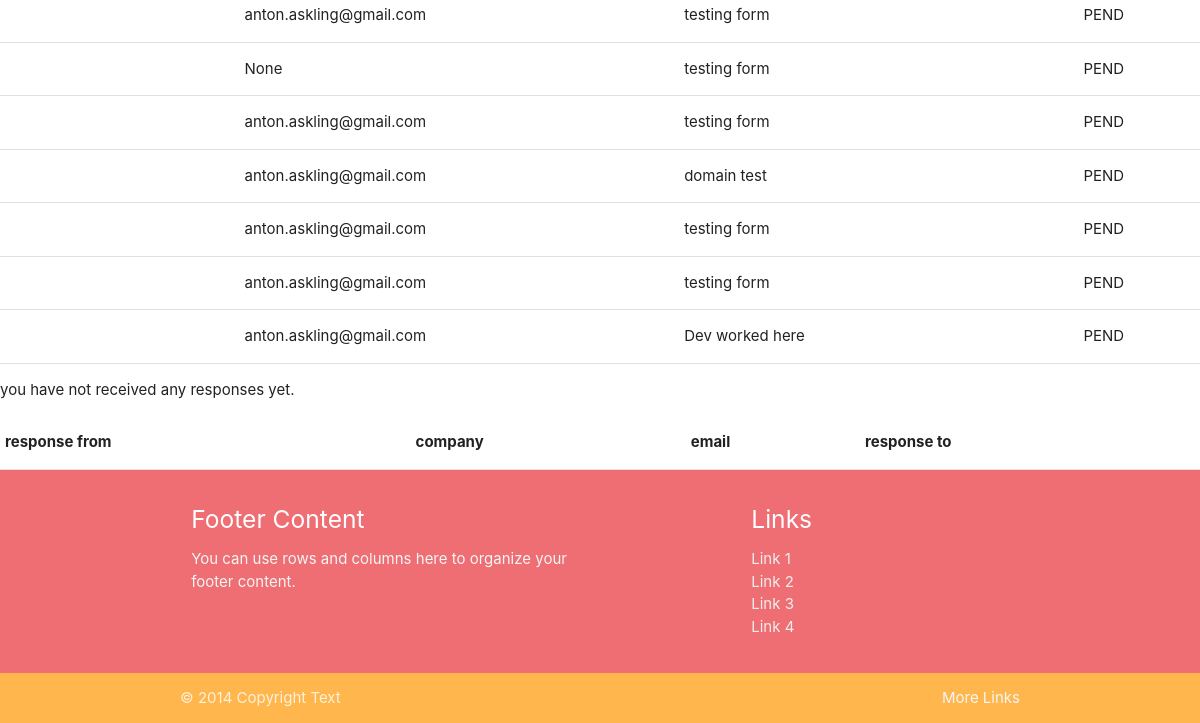
Before: /profile/ (signed in, lower part) with the older database file.
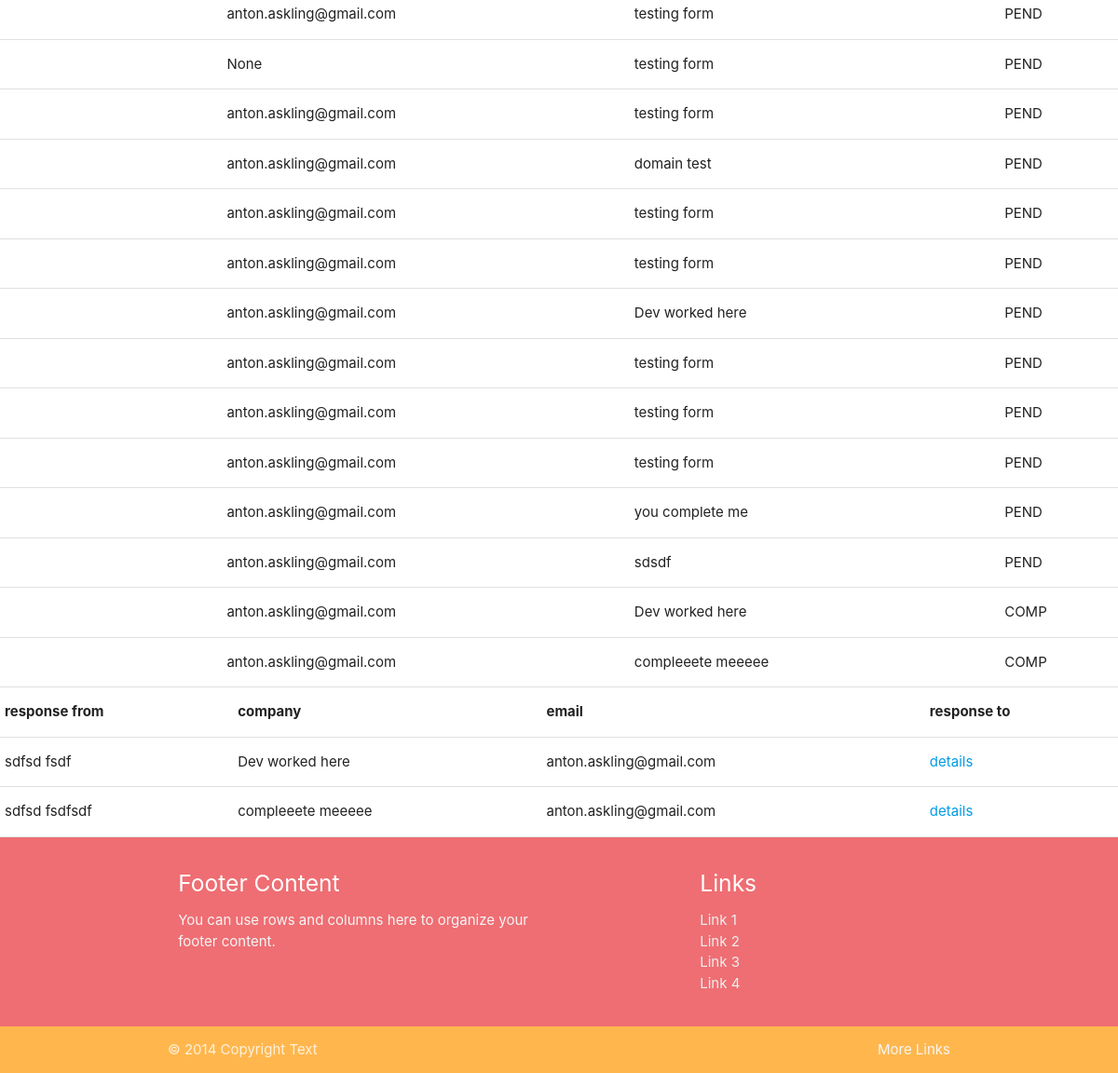
After: the same page with the newer database file.
### userprofile/models.py (models this page shows, shortened)
class RefRequest(models.Model):
    profile = models.ForeignKey(Profile, verbose_name=_("profile"), on_delete=models.CASCADE)
    company_name = models.CharField(_("company name"), max_length=100, null=True, blank=True)
    date_from = PartialDateField( verbose_name=_("date from"))
    date_to = PartialDateField(verbose_name=_("date to"))
    to_email = models.EmailField(_("to email"), max_length=254, null=True, blank=True)
    UNINITIATED = "UNIN"
    PENDING = "PEND"
    COMPLETE = "COMP"
    STATUS_CHOICES = [
        (UNINITIATED, "Uninitiated"),
        (PENDING, "Pending"),
        (COMPLETE, "Complete"),
    ]
    status = models.CharField(_("status"), max_length=4, choices=STATUS_CHOICES, default=UNINITIATED,)
    time_sent = models.DateTimeField(_("time_sent"), auto_now_add=True, null=True)
    class Meta:
        verbose_name = "Reference request"
        verbose_name_plural = "Reference requests"

class RefResponse(models.Model):
    ref_request = models.OneToOneField(RefRequest, verbose_name=_("request to"), on_delete=models.CASCADE)
    profile = models.ForeignKey(Profile, verbose_name=_("profile"), on_delete=models.CASCADE, null=True, blank=True)
    email = models.EmailField(_("email"), max_length=254)
    first_name = models.CharField(_("first name"), max_length=50, null=True, blank=True)
    last_name = models.CharField(_("last name"), max_length=50, null=True, blank=True)
    company_name = models.CharField(_("company name"), max_length=50, null=True, blank=True)
    title = models.CharField(_("title"), max_length=50)
    BOSS = "BOSS"
    COLLEAGUE = "COLL"
    CONSULTANT = "CONS"
    OTHER = "OTH"
    RELATION_CHOICES = [
        (BOSS, "Boss to referee"),
        (COLLEAGUE, "Colleague to referee"),
        (CONSULTANT, "referee was consultant"),
        (OTHER, "Other")
    ]
    relation = models.CharField(_("relation to referee"), choices=RELATION_CHOICES, default=BOSS, max_length=4)
    other_relation = models.CharField(_("if Other, please specify"), max_length=80, null=True, blank=True)
    main_tasks = models.TextField(_("describe main tasks"))
    elaborate = models.TextField(_("elaborate"))
    extra = models.TextField(_("extra"))
    referee_first_name = models.CharField(_("referee first name"), max_length=50)
    referee_last_name = models.CharField(_("referee last name"), max_length=50)
    completed = models.BooleanField(_("is completed"), default=False)
    time_added = models.DateTimeField(_("time added"), auto_now=True)
    def get_full_name(self):
        return f"{self.first_name} {self.last_name}"
    class Meta:
        verbose_name = "Reference response"
        verbose_name_plural = "Reference responses"
        ordering = ["ref_request"]

### userprofile/views.py (the view)
# urls.py: path("profile/", TestProfileView.as_view(), name="test_profile"),
class TestProfileView(LoginRequiredMixin, ListView):
    model = Profile
    context_object_name = "profile"
    template_name="userprofile/test_profile.html"
    def get_context_data(self, **kwargs):
        context = super().get_context_data(**kwargs)
        context["profile"] = context["profile"].filter(user=self.request.user)
        context["requests"] = context["profile"][0].refrequest_set.all()
        context["comp_responses"] = context["profile"][0].refresponse_set.all(
        ).filter(ref_request__status="COMP")
        return context

### userprofile/models.py (called while the page is built)
    def __str__(self):
        return f"{self.first_name} {self.last_name}"

### userprofile/templates/userprofile/test_profile.html (shortened to what this page needs)
{% extends "base.html" %}
{% block content %}
    <table>
            {% for request in requests %}
            <tr>
                <td>{{ request.profile }}</td>
                <td>{{ request.to_email }}</td>
                <td>{{ request.company_name }}</td>
                <td>{{ request.status }}</td>
            </tr>
            {% empty %}
            <p>no requests has been made yet</p>
            {% endfor %}
    </table>
    <table>
        <tr>
            <th>response from</th>
            <th>company</th>
            <th>email</th>
            <th>response to</th>
        </tr>
            {% for response in comp_responses %}
            <tr>
                <td>{{ response.get_full_name }}</td>
                <td>{{ response.company_name }}</td>
                <td>{{ response.email }}</td>
                <td><a href="{% url 'reference_detail' response.id %}">details</a></td>
            </tr>
            {% empty %}
            <p>you have not received any responses yet.</p>
            {% endfor %}
    </table>
{% endblock content %}

Changed rows visible on the page:
added RefRequest: to_email "anton.askling@gmail.com", company_name "testing form", status "PEND"
added RefRequest: to_email "anton.askling@gmail.com", company_name "testing form", status "PEND"
added RefRequest: to_email "anton.askling@gmail.com", company_name "testing form", status "PEND"
added RefRequest: to_email "anton.askling@gmail.com", company_name "you complete me", status "PEND"
added RefRequest: to_email "anton.askling@gmail.com", company_name "sdsdf", status "PEND"
added RefRequest: to_email "anton.askling@gmail.com", company_name "Dev worked here", status "COMP"
added RefRequest: to_email "anton.askling@gmail.com", company_name "compleeete meeeee", status "COMP"
added RefResponse: get_full_name "sdfsd fsdf", company_name "Dev worked here", email "anton.askling@gmail.com"
added RefResponse: get_full_name "sdfsd fsdfsdf", company_name "compleeete meeeee", email "anton.askling@gmail.com"
Other visible differences:
text no longer shown: "you have not received any responses yet."
